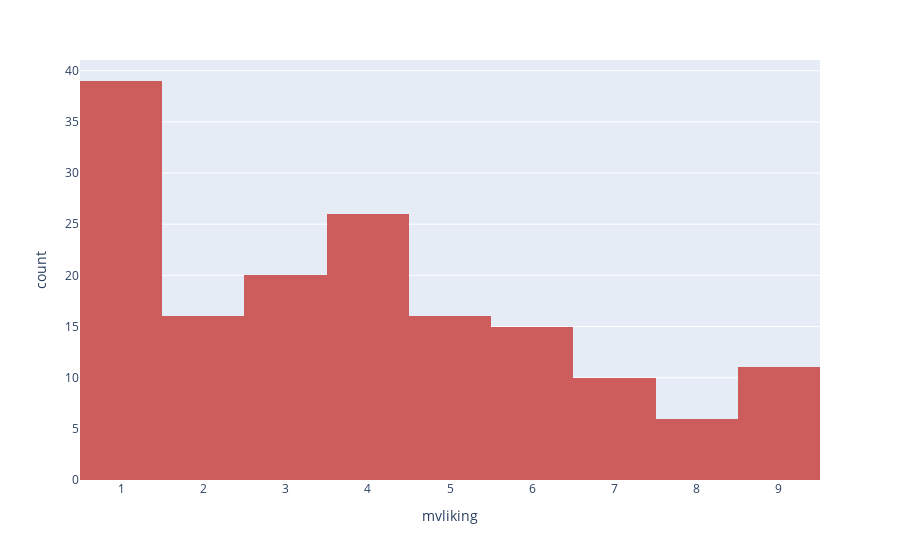

Notebook code cell kept with this figure:
### Code cell
fig = px.histogram(data_frame=df_cluster1, x='mvliking', color_discrete_sequence=['indianred'])
fig.show()

### Figure 1 — Plotly figure (JSON) as saved in the notebook; plotly's stock layout.template omitted (floating-point values rounded to 4 significant figures; data arrays with more than 128 entries replaced by an {"elided": "..."} marker saying what was removed)
{"data": [{"bingroup": "x", "hovertemplate": "mvliking=%{x}<br>count=%{y}<extra></extra>", "legendgroup": "", "marker": {"color": "indianred", "pattern": {"shape": ""}}, "name": "", "orientation": "v", "showlegend": false, "type": "histogram", "x": {"elided": "159 int values"}, "xaxis": "x", "yaxis": "y"}], "layout": {"barmode": "relative", "legend": {"tracegroupgap": 0}, "margin": {"t": 60}, "xaxis": {"anchor": "y", "domain": [0, 1], "title": {"text": "mvliking"}}, "yaxis": {"anchor": "x", "domain": [0, 1], "title": {"text": "count"}}}}
